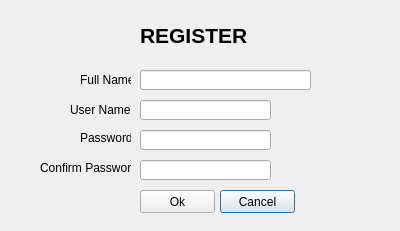
<?xml version="1.0" encoding="UTF-8"?>
<ui version="4.0">
 <class>Register</class>
 <widget class="QDialog" name="Register">
  <property name="geometry">
   <rect>
    <x>0</x>
    <y>0</y>
    <width>400</width>
    <height>231</height>
   </rect>
  </property>
  <property name="windowTitle">
   <string>Dialog</string>
  </property>
  <widget class="QLabel" name="label">
   <property name="geometry">
    <rect>
     <x>140</x>
     <y>20</y>
     <width>111</width>
     <height>31</height>
    </rect>
   </property>
   <property name="font">
    <font>
     <pointsize>16</pointsize>
     <weight>75</weight>
     <bold>true</bold>
    </font>
   </property>
   <property name="text">
    <string>REGISTER</string>
   </property>
  </widget>
  <widget class="QLabel" name="label_2">
   <property name="geometry">
    <rect>
     <x>80</x>
     <y>70</y>
     <width>51</width>
     <height>20</height>
    </rect>
   </property>
   <property name="layoutDirection">
    <enum>Qt::RightToLeft</enum>
   </property>
   <property name="text">
    <string>Full Name:</string>
   </property>
  </widget>
  <widget class="QLabel" name="label_3">
   <property name="geometry">
    <rect>
     <x>70</x>
     <y>100</y>
     <width>61</width>
     <height>20</height>
    </rect>
   </property>
   <property name="layoutDirection">
    <enum>Qt::LeftToRight</enum>
   </property>
   <property name="text">
    <string>User Name:</string>
   </property>
  </widget>
  <widget class="QLabel" name="label_4">
   <property name="geometry">
    <rect>
     <x>80</x>
     <y>130</y>
     <width>51</width>
     <height>16</height>
    </rect>
   </property>
   <property name="text">
    <string>Password:</string>
   </property>
  </widget>
  <widget class="QLabel" name="label_5">
   <property name="geometry">
    <rect>
     <x>40</x>
     <y>160</y>
     <width>91</width>
     <height>16</height>
    </rect>
   </property>
   <property name="text">
    <string>Confirm Password:</string>
   </property>
  </widget>
  <widget class="QLineEdit" name="txtFullName">
   <property name="geometry">
    <rect>
     <x>140</x>
     <y>70</y>
     <width>171</width>
     <height>20</height>
    </rect>
   </property>
  </widget>
  <widget class="QLineEdit" name="txtUserName">
   <property name="geometry">
    <rect>
     <x>140</x>
     <y>100</y>
     <width>131</width>
     <height>20</height>
    </rect>
   </property>
  </widget>
  <widget class="QLineEdit" name="txtPassword">
   <property name="geometry">
    <rect>
     <x>140</x>
     <y>130</y>
     <width>131</width>
     <height>20</height>
    </rect>
   </property>
   <property name="echoMode">
    <enum>QLineEdit::Password</enum>
   </property>
  </widget>
  <widget class="QLineEdit" name="txtConfirmPassword">
   <property name="geometry">
    <rect>
     <x>140</x>
     <y>160</y>
     <width>131</width>
     <height>20</height>
    </rect>
   </property>
   <property name="echoMode">
    <enum>QLineEdit::Password</enum>
   </property>
  </widget>
  <widget class="QPushButton" name="btnCancel">
   <property name="geometry">
    <rect>
     <x>220</x>
     <y>190</y>
     <width>75</width>
     <height>23</height>
    </rect>
   </property>
   <property name="text">
    <string>Cancel</string>
   </property>
  </widget>
  <widget class="QPushButton" name="btnOk">
   <property name="geometry">
    <rect>
     <x>140</x>
     <y>190</y>
     <width>75</width>
     <height>23</height>
    </rect>
   </property>
   <property name="text">
    <string>Ok</string>
   </property>
  </widget>
 </widget>
 <resources/>
 <connections/>
</ui>
